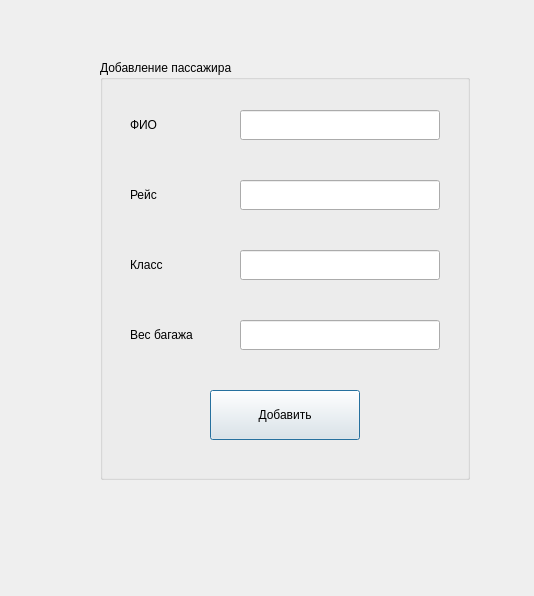
<?xml version="1.0" encoding="UTF-8"?>
<ui version="4.0">
 <class>Dialog</class>
 <widget class="QDialog" name="Dialog">
  <property name="geometry">
   <rect>
    <x>0</x>
    <y>0</y>
    <width>534</width>
    <height>596</height>
   </rect>
  </property>
  <property name="windowTitle">
   <string>Dialog</string>
  </property>
  <widget class="QGroupBox" name="groupBox">
   <property name="geometry">
    <rect>
     <x>100</x>
     <y>60</y>
     <width>370</width>
     <height>420</height>
    </rect>
   </property>
   <property name="title">
    <string>Добавление пассажира</string>
   </property>
   <widget class="QLabel" name="nameLabel">
    <property name="geometry">
     <rect>
      <x>30</x>
      <y>40</y>
      <width>100</width>
      <height>50</height>
     </rect>
    </property>
    <property name="text">
     <string>ФИО</string>
    </property>
   </widget>
   <widget class="QLabel" name="flightLabel">
    <property name="geometry">
     <rect>
      <x>30</x>
      <y>110</y>
      <width>100</width>
      <height>50</height>
     </rect>
    </property>
    <property name="text">
     <string>Рейс</string>
    </property>
   </widget>
   <widget class="QLabel" name="classLabel">
    <property name="geometry">
     <rect>
      <x>30</x>
      <y>180</y>
      <width>100</width>
      <height>50</height>
     </rect>
    </property>
    <property name="text">
     <string>Класс</string>
    </property>
   </widget>
   <widget class="QLabel" name="baggageLabel">
    <property name="geometry">
     <rect>
      <x>30</x>
      <y>250</y>
      <width>100</width>
      <height>50</height>
     </rect>
    </property>
    <property name="text">
     <string>Вес багажа</string>
    </property>
   </widget>
   <widget class="QLineEdit" name="nameEdit">
    <property name="geometry">
     <rect>
      <x>140</x>
      <y>50</y>
      <width>200</width>
      <height>30</height>
     </rect>
    </property>
   </widget>
   <widget class="QLineEdit" name="flightEdit">
    <property name="geometry">
     <rect>
      <x>140</x>
      <y>120</y>
      <width>200</width>
      <height>30</height>
     </rect>
    </property>
   </widget>
   <widget class="QLineEdit" name="classEdit">
    <property name="geometry">
     <rect>
      <x>140</x>
      <y>190</y>
      <width>200</width>
      <height>30</height>
     </rect>
    </property>
   </widget>
   <widget class="QLineEdit" name="baggageEdit">
    <property name="geometry">
     <rect>
      <x>140</x>
      <y>260</y>
      <width>200</width>
      <height>30</height>
     </rect>
    </property>
   </widget>
   <widget class="QPushButton" name="addBtn">
    <property name="geometry">
     <rect>
      <x>110</x>
      <y>330</y>
      <width>150</width>
      <height>50</height>
     </rect>
    </property>
    <property name="text">
     <string>Добавить</string>
    </property>
   </widget>
  </widget>
 </widget>
 <resources/>
 <connections/>
</ui>
